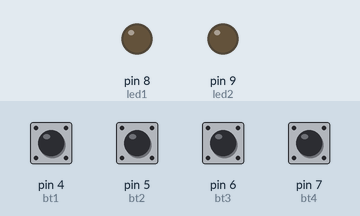
Simulated run of this sketch. Board: Arduino Uno, built with avr-gcc and run on an emulated ATmega328P. Parts: output pins drawn as LEDs (lit = HIGH). The inputs (shaded band) are chosen by the test bench; at power-on: pin 4 (bt1), pin 5 (bt2), pin 6 (bt3), pin 7 (bt4) HIGH.

Above: at 0.8 s.
0.9 s: pin 4 (bt1) pulled LOW for 0.15 s
At 1.9 s:
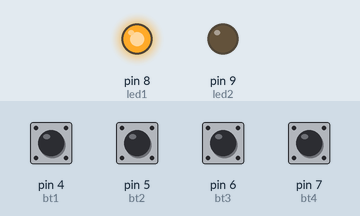
2.5 s: pin 6 (bt3) pulled LOW for 0.15 s
At 3.2 s:
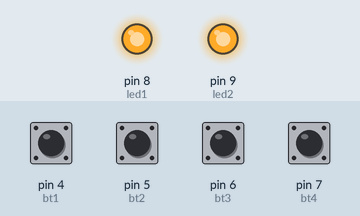
4.1 s: pin 5 (bt2) pulled LOW for 0.15 s
At 5.4 s:
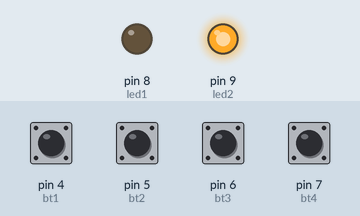
5.7 s: pin 4 (bt1) pulled LOW for 1 s
At 7.9 s:
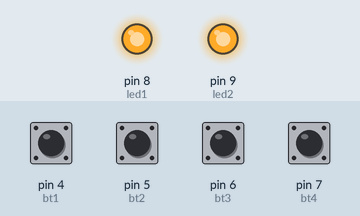
8.2 s: pin 5 (bt2) pulled LOW for 1 s
At 9.9 s:
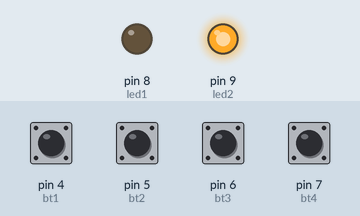
Timing chart, 0 to 11.4 s (numbered marks = the images above; inputs shaded):
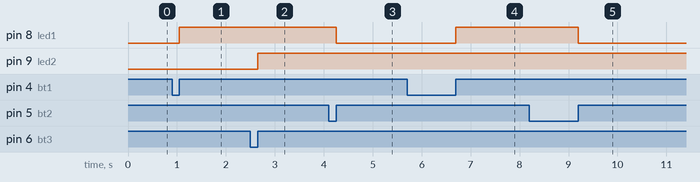

Measured:
- after the input at 0.9 s, pin 8 (led1): LOW → HIGH after 0.15 s
- after the input at 2.5 s, pin 9 (led2): LOW → HIGH after 0.15 s
- after the input at 4.1 s, pin 8 (led1): HIGH → LOW after 0.15 s
- after the input at 5.7 s, pin 8 (led1): LOW → HIGH after 1.0 s
- after the input at 8.2 s, pin 8 (led1): HIGH → LOW after 1.0 s

The sketch:

BotoesPorRegistradores.ino
```cpp
/* ============================================================

   Este código foi feito pelo professor e demonstra o uso de vários botões configurados a partir dos registradores do ATMega328P.

   Leitura Profissional de Teclado

   Compilador: Arduino IDE 1.8.4

   MCU: Atmega328p
   Autor: Eng. Wagner Rambo
   Data:  Abril de 2020


============================================================ */


// ============================================================
// --- Mapeamento de Hardware ---
#define   bt1   (1<<PD4)
#define   bt2   (1<<PD5)
#define   bt3   (1<<PD6)
#define   bt4   (1<<PD7)
#define   led1  (1<<PB0)
#define   led2  (1<<PB1)


// ============================================================
// --- Protótipo das Funções ---
void readKeyboard();


// ============================================================
// --- Variáveis Globais ---


// ============================================================
// --- Programa Principal ---
void setup()
{
   DDRD  &=  ~bt1;     //configura entrada para o botão 1
   DDRD  &=  ~bt2;     //configura entrada para o botão 2
   DDRD  &=  ~bt3;     //configura entrada para o botão 3
   DDRD  &=  ~bt4;     //configura entrada para o botão 4

   PORTD |=   bt1;     //habilita o pull-up interno para o botão 1
   PORTD |=   bt2;     //habilita o pull-up interno para o botão 2
   PORTD |=   bt3;     //habilita o pull-up interno para o botão 3
   PORTD |=   bt4;     //habilita o pull-up interno para o botão 4

   DDRB  |=   led1;    //configura saída para o led1
   DDRB  |=   led2;    //configura saída para o led2


   while(1)
   {
      readKeyboard();


   } //end while

} //end setup


// ============================================================
// --- Desenvolvimento das Funções ---
void readKeyboard()
{

static boolean  bt1_f = 0x00,
                bt2_f = 0x00,
                bt3_f = 0x00,
                bt4_f = 0x00;


   if(!(PIND&bt1)) bt1_f = 0x01;
   if(!(PIND&bt2)) bt2_f = 0x01;
   if(!(PIND&bt3)) bt3_f = 0x01;
   if(!(PIND&bt4)) bt4_f = 0x01;

   if((PIND&bt1) && bt1_f)
   {
      bt1_f = 0x00;

      PORTB |= led1;

   } //end if bt1

   if((PIND&bt2) && bt2_f)
   {
      bt2_f = 0x00;

      PORTB &= ~led1;

   } //end if bt2

   if((PIND&bt3) && bt3_f)
   {
      bt3_f = 0x00;

      PORTB |= led2;

   } //end if bt3

   if((PIND&bt4) && bt4_f)
   {
      bt4_f = 0x00;

      PORTB &= ~led2;

   } //end if bt4


} //end readKeyboard


// ============================================================
// --- FINAL DO PROGRAMA ---
```
